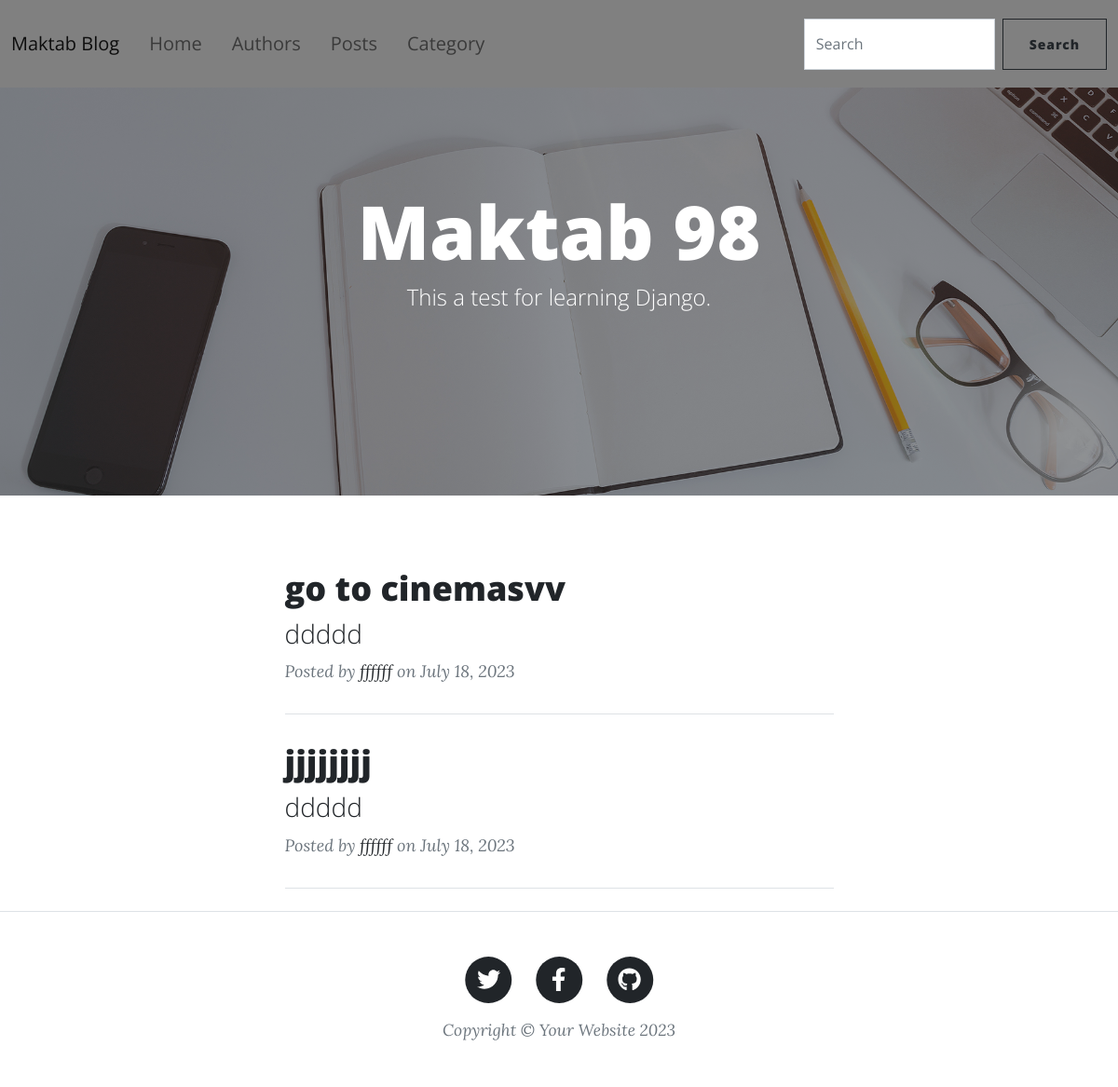
Page /post/ on the earlier database version.
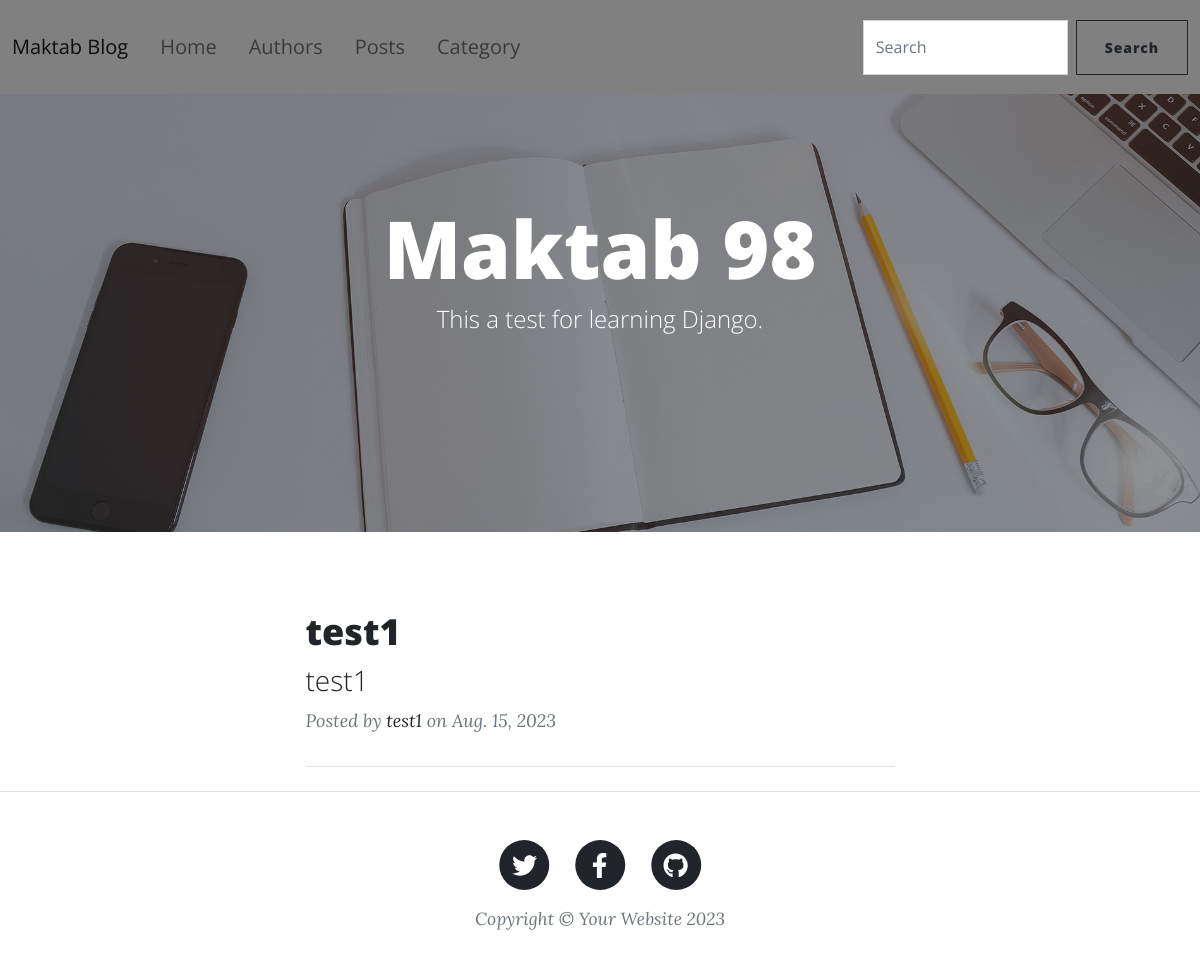
Same page on the later database version.
### blog/models.py (models this page shows, shortened)
class Post(models.Model):
    title = models.CharField(max_length=50)
    content = models.TextField()
    publication_date = models.DateField(auto_now_add=True)
    category = models.ForeignKey(Category, on_delete=models.CASCADE)
    author = models.ForeignKey(Author, on_delete=models.CASCADE , null=False)

class Category(models.Model):
    name = models.CharField(max_length=20)
    description = models.TextField(blank=True,null=True)
    def __str__(self):
        return self.name

### users/models.py (models this page shows)
class Author(models.Model):
    name = models.CharField(max_length=100)
    biography = models.TextField(blank=True,null=True)
    image = models.ImageField(upload_to='images/', default="def.jpg")
    def __str__(self):
        return self.name

### blog/views.py (the view)
# urls.py: path('post/', post_list, name="post_list"),
def post_list(request):
    all_posts = Post.objects.all()
    return render(request, "Blog/post_list.html", {"all_posts": all_posts})

### template/Blog/post_list.html (shortened to what this page needs)
{%extends 'base.html'%}
{% block content%}
        <div class="container px-4 px-lg-5">
            <div class="row gx-4 gx-lg-5 justify-content-center">
                <div class="col-md-10 col-lg-8 col-xl-7">
                       {% for post in all_posts%}
                    <div class="post-preview">
                        <a href="{% url 'blog:post_details' post.id%}">
                            <h2 class="post-title">{{post.title}}</h2>
                            <h3 class="post-subtitle">{{post.category}}</h3>
                        </a>
                        <p class="post-meta">
                            Posted by
                            <a href="#!">{{post.author}}</a>
                            on {{post.publication_date}}
                        </p>
                    </div>
                    <hr class="my-4" />
                    {% endfor%}
                </div>
            </div>
        </div>
{% endblock content%}

### template/base.html (shortened to what this page needs)
<!DOCTYPE html>
{% load static%}
<html lang="en">
    <head>
        <link rel="stylesheet" href="{% static 'css/styles.css' %}">
    </head>
    <body>
    <nav class="navbar  fixed-top navbar-expand-lg navbar-light" style="background-color: gray;font-family: Open Sans;">
  <div class="container-fluid">
    <div class="collapse navbar-collapse" id="navbarTogglerDemo01">
      <a class="navbar-brand" href="/">Maktab Blog</a>
      <ul class="navbar-nav me-auto mb-2 mb-lg-0">
        <li class="nav-item"><a class="nav-link px-lg-3 py-3 py-lg-4" href="{% url 'blog:home'%}">Home</a></li>
          <li class="nav-item"><a class="nav-link px-lg-3 py-3 py-lg-4" href="{% url 'author_list'%}">Authors</a></li>
          <li class="nav-item"><a class="nav-link px-lg-3 py-3 py-lg-4" href="{% url 'blog:post_list'%}">Posts</a></li>
          <li class="nav-item"><a class="nav-link px-lg-3 py-3 py-lg-4" href="{% url 'blog:category_list' %}">Category</a></li>
      </ul>
      <form class="d-flex" method="get" action="{% url 'blog:home' %}">
        <input class="form-control me-2" type="search" placeholder="Search" aria-label="Search" name="search">
        <button class="btn btn-outline-dark" type="submit">Search</button>
      </form>
    </div>
  </div>
</nav>
        <header class="masthead" style="background-image: url('/static/assets/img/home-bg.jpg')">
            <div class="container position-relative px-4 px-lg-5">
                <div class="row gx-4 gx-lg-5 justify-content-center">
                    <div class="col-md-10 col-lg-8 col-xl-7">
                        <div class="site-heading">
                            <h1>Maktab 98</h1>
                            <span class="subheading">This a test for learning Django.</span>
                        </div>
                    </div>
                </div>
            </div>
        </header>
        {% block  content %}
        {% endblock content%}
        <footer class="border-top">
            <div class="container px-4 px-lg-5">
                <div class="row gx-4 gx-lg-5 justify-content-center">
                    <div class="col-md-10 col-lg-8 col-xl-7">
                        <ul class="list-inline text-center">
                            <li class="list-inline-item">
                                <a href="#!">
                                    <span class="fa-stack fa-lg">
                                        <i class="fas fa-circle fa-stack-2x"></i>
                                        <i class="fab fa-twitter fa-stack-1x fa-inverse"></i>
                                    </span>
                                </a>
                            </li>
                            <li class="list-inline-item">
                                <a href="#!">
                                    <span class="fa-stack fa-lg">
                                        <i class="fas fa-circle fa-stack-2x"></i>
                                        <i class="fab fa-facebook-f fa-stack-1x fa-inverse"></i>
                                    </span>
                                </a>
                            </li>
                            <li class="list-inline-item">
                                <a href="#!">
                                    <span class="fa-stack fa-lg">
                                        <i class="fas fa-circle fa-stack-2x"></i>
                                        <i class="fab fa-github fa-stack-1x fa-inverse"></i>
                                    </span>
                                </a>
                            </li>
                        </ul>
                        <div class="small text-center text-muted fst-italic">Copyright &copy; Your Website 2023</div>
                    </div>
                </div>
            </div>
        </footer>
    </body>
</html>

Differences in the rows shown:
removed Post: title "go to cinemasvv", category "ddddd", author "ffffff", publication_date "July 18, 2023"
removed Post: title "jjjjjjjj", category "ddddd", author "ffffff", publication_date "July 18, 2023"
added Post: title "test1", category "test1", author "test1", publication_date "Aug. 15, 2023"
